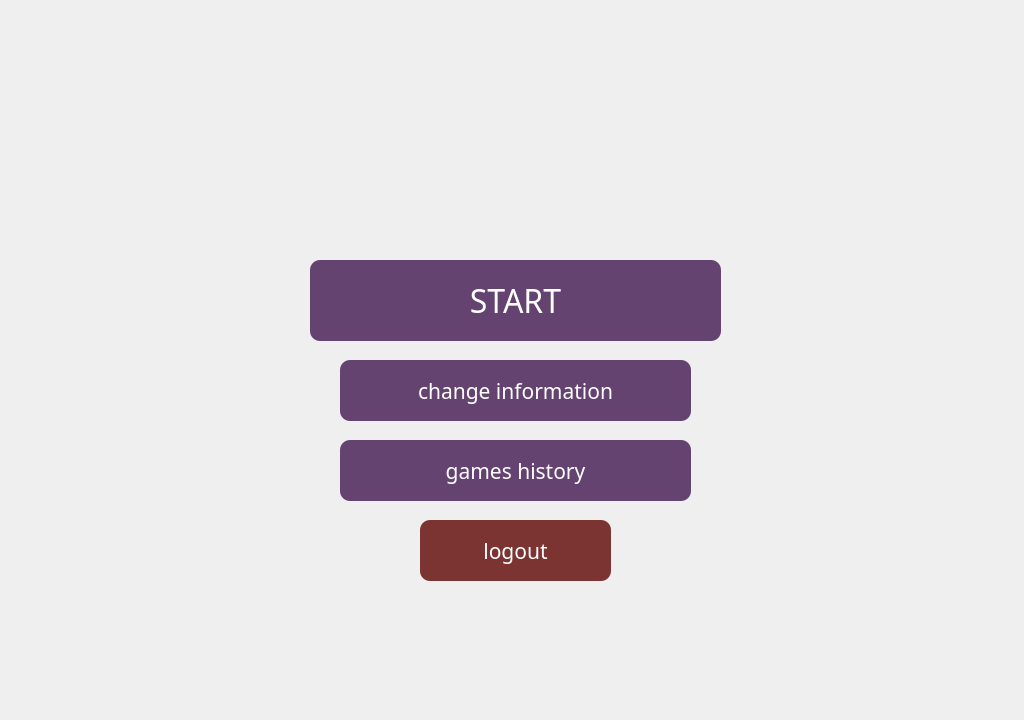
<?xml version="1.0" encoding="UTF-8"?>
<ui version="4.0">
 <class>game_menu</class>
 <widget class="QDialog" name="game_menu">
  <property name="geometry">
   <rect>
    <x>0</x>
    <y>0</y>
    <width>1024</width>
    <height>720</height>
   </rect>
  </property>
  <property name="windowTitle">
   <string>Dialog</string>
  </property>
  <widget class="QLabel" name="label">
   <property name="geometry">
    <rect>
     <x>0</x>
     <y>-10</y>
     <width>1141</width>
     <height>731</height>
    </rect>
   </property>
   <property name="text">
    <string/>
   </property>
   <property name="pixmap">
    <pixmap>../images/game_menu.jpg</pixmap>
   </property>
  </widget>
  <widget class="QPushButton" name="LoginButton">
   <property name="geometry">
    <rect>
     <x>340</x>
     <y>440</y>
     <width>351</width>
     <height>61</height>
    </rect>
   </property>
   <property name="font">
    <font>
     <family>Snap ITC</family>
     <pointsize>16</pointsize>
    </font>
   </property>
   <property name="cursor">
    <cursorShape>PointingHandCursor</cursorShape>
   </property>
   <property name="mouseTracking">
    <bool>true</bool>
   </property>
   <property name="tabletTracking">
    <bool>false</bool>
   </property>
   <property name="styleSheet">
    <string notr="true">background-color: #644370; /* Green */
border-color: #2196F3;
  border: none;
  color: white;
  text-align: center;
  display: inline-block;
  font-size:25;
  cursor: pointer;
border-radius: 10px;</string>
   </property>
   <property name="text">
    <string>games history</string>
   </property>
  </widget>
  <widget class="QPushButton" name="change_information_button">
   <property name="geometry">
    <rect>
     <x>340</x>
     <y>360</y>
     <width>351</width>
     <height>61</height>
    </rect>
   </property>
   <property name="font">
    <font>
     <family>Snap ITC</family>
     <pointsize>16</pointsize>
    </font>
   </property>
   <property name="cursor">
    <cursorShape>PointingHandCursor</cursorShape>
   </property>
   <property name="mouseTracking">
    <bool>true</bool>
   </property>
   <property name="tabletTracking">
    <bool>false</bool>
   </property>
   <property name="styleSheet">
    <string notr="true">background-color: #644370; /* Green */
border-color: #2196F3;
  border: none;
  color: white;
  text-align: center;
  display: inline-block;
  font-size:25;
  cursor: pointer;
border-radius: 10px;</string>
   </property>
   <property name="text">
    <string>change information</string>
   </property>
  </widget>
  <widget class="QPushButton" name="Start_button">
   <property name="geometry">
    <rect>
     <x>310</x>
     <y>260</y>
     <width>411</width>
     <height>81</height>
    </rect>
   </property>
   <property name="font">
    <font>
     <family>Snap ITC</family>
     <pointsize>24</pointsize>
    </font>
   </property>
   <property name="cursor">
    <cursorShape>PointingHandCursor</cursorShape>
   </property>
   <property name="mouseTracking">
    <bool>true</bool>
   </property>
   <property name="tabletTracking">
    <bool>false</bool>
   </property>
   <property name="styleSheet">
    <string notr="true">background-color: #644370; /* Green */
border-color: #2196F3;
  border: none;
  color: white;
  text-align: center;
  display: inline-block;
  font-size:25;
  cursor: pointer;
border-radius: 10px;</string>
   </property>
   <property name="text">
    <string>START</string>
   </property>
  </widget>
  <widget class="QPushButton" name="logout_button">
   <property name="geometry">
    <rect>
     <x>420</x>
     <y>520</y>
     <width>191</width>
     <height>61</height>
    </rect>
   </property>
   <property name="font">
    <font>
     <family>Snap ITC</family>
     <pointsize>16</pointsize>
    </font>
   </property>
   <property name="cursor">
    <cursorShape>PointingHandCursor</cursorShape>
   </property>
   <property name="mouseTracking">
    <bool>true</bool>
   </property>
   <property name="tabletTracking">
    <bool>false</bool>
   </property>
   <property name="styleSheet">
    <string notr="true">background-color: #7b3432; /* Green */
border-color: #2196F3;
  border: none;
  color: white;
  text-align: center;
  display: inline-block;
  font-size:25;
  cursor: pointer;
border-radius: 10px;</string>
   </property>
   <property name="text">
    <string>logout</string>
   </property>
  </widget>
 </widget>
 <resources/>
 <connections/>
</ui>
